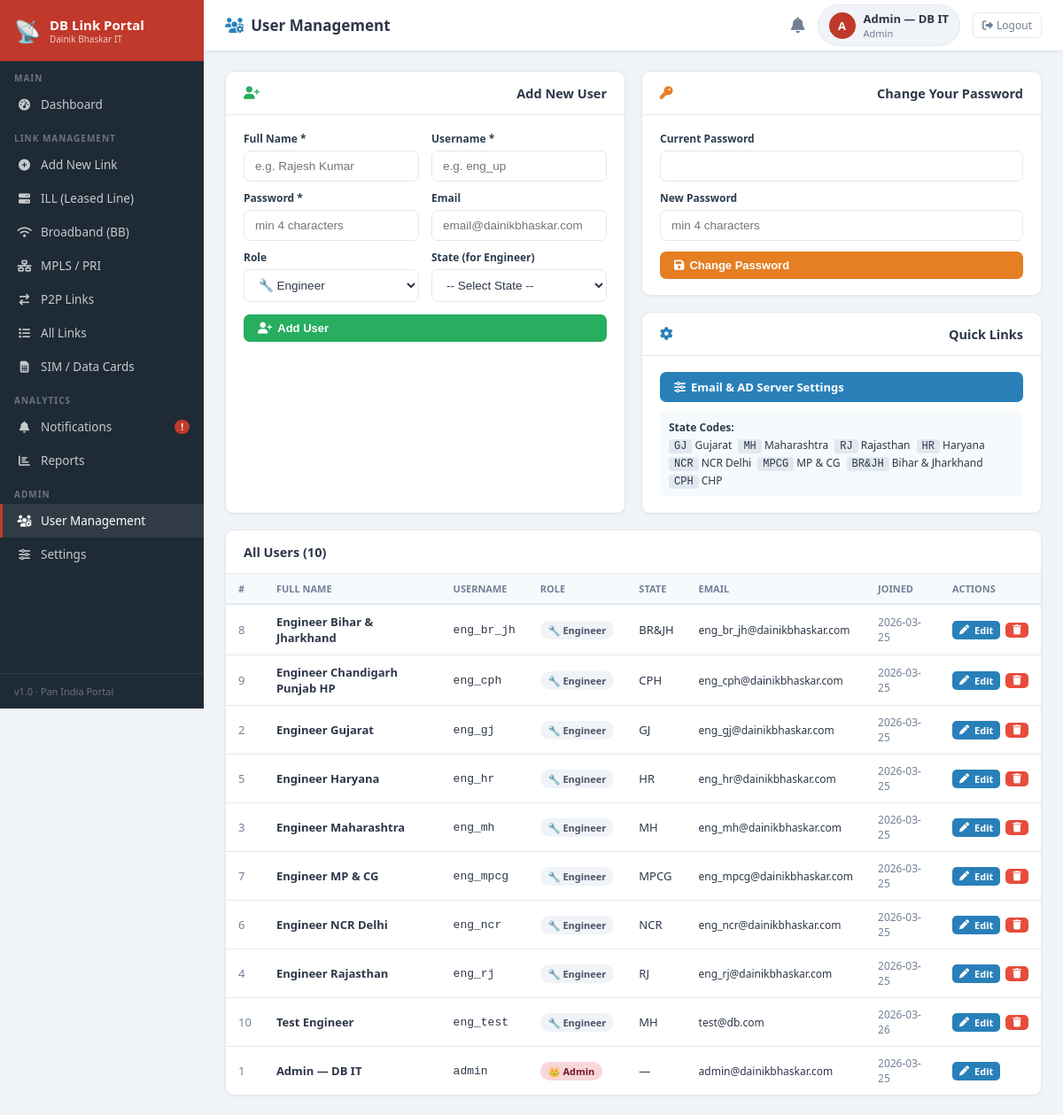
The app's page /users (signed in) with its own data.
### tables this page shows
CREATE TABLE users (
    id INTEGER PRIMARY KEY AUTOINCREMENT,
    username TEXT UNIQUE NOT NULL,
    password_hash TEXT NOT NULL,
    role TEXT NOT NULL DEFAULT 'engineer',
    state TEXT DEFAULT '',
    full_name TEXT DEFAULT '',
    email TEXT DEFAULT '',
    created_at TEXT DEFAULT (datetime('now','localtime'))
);

### app.py (the view)
@app.route('/users')
@admin_required
def users():
    db = get_db()
    users = db.execute('SELECT * FROM users ORDER BY role DESC, username').fetchall()
    db.close()
    return render_template('users.html', users=users)

### app.py (called while the page is built)
def get_db():
    conn = sqlite3.connect(DB_PATH)
    conn.row_factory = sqlite3.Row
    return conn

def admin_required(f):
    @functools.wraps(f)
    def w(*a,**k):
        if 'user_id' not in session: return redirect(url_for('login'))
        if session.get('role') != 'admin':
            flash('Admin permission required','error')
            return redirect(url_for('dashboard'))
        return f(*a,**k)
    return w

### templates/users.html (shortened to what this page needs)
{% extends 'base.html' %}
{% block page_title %}<i class="fas fa-users-gear" style="color:var(--blue);margin-right:8px"></i>User Management{% endblock %}
{% block content %}
<div class="g2 mb">
  <div class="card">
    <div class="card-header"><i class="fas fa-user-plus" style="color:var(--green);margin-right:7px"></i>Add New User</div>
    <div class="card-body">
      <form method="POST" action="/users/add">
        <div class="form-row form-row-2" style="margin-bottom:10px">
          <div class="form-group"><label class="form-label">Full Name *</label>
            <input type="text" name="full_name" class="form-control" required placeholder="e.g. Rajesh Kumar"></div>
          <div class="form-group"><label class="form-label">Username *</label>
            <input type="text" name="username" class="form-control" required placeholder="e.g. eng_up"></div>
        </div>
        <div class="form-row form-row-2" style="margin-bottom:10px">
          <div class="form-group"><label class="form-label">Password *</label>
            <input type="password" name="password" class="form-control" required placeholder="min 4 characters"></div>
          <div class="form-group"><label class="form-label">Email</label>
            <input type="email" name="email" class="form-control" placeholder="email@dainikbhaskar.com"></div>
        </div>
        <div class="form-row form-row-2" style="margin-bottom:14px">
          <div class="form-group"><label class="form-label">Role</label>
            <select name="role" class="form-control"><option value="engineer">🔧 Engineer</option><option value="admin">👑 Admin</option></select></div>
          <div class="form-group"><label class="form-label">State (for Engineer)</label>
            <select name="state" class="form-control">
              <option value="">-- Select State --</option>
            </select></div>
        </div>
        <button type="submit" class="btn btn-green" style="width:100%"><i class="fas fa-user-plus"></i> Add User</button>
      </form>
    </div>
  </div>
  <div>
    <div class="card mb">
      <div class="card-header"><i class="fas fa-key" style="color:var(--orange);margin-right:7px"></i>Change Your Password</div>
      <div class="card-body">
        <form method="POST" action="/users/change-password">
          <div class="form-group" style="margin-bottom:10px"><label class="form-label">Current Password</label>
            <input type="password" name="old_password" class="form-control" required></div>
          <div class="form-group" style="margin-bottom:12px"><label class="form-label">New Password</label>
            <input type="password" name="new_password" class="form-control" required placeholder="min 4 characters"></div>
          <button type="submit" class="btn btn-orange" style="width:100%"><i class="fas fa-floppy-disk"></i> Change Password</button>
        </form>
      </div>
    </div>
    <div class="card">
      <div class="card-header"><i class="fas fa-cog" style="color:var(--blue);margin-right:7px"></i>Quick Links</div>
      <div class="card-body" style="display:flex;flex-direction:column;gap:10px">
        <a href="/settings" class="btn btn-blue"><i class="fas fa-sliders"></i> Email & AD Server Settings</a>
        <div style="padding:10px;background:#f7fafc;border-radius:8px;font-size:12px">
          <b style="color:var(--dark2)">State Codes:</b><br>
          {% for code,name in [('GJ','Gujarat'),('MH','Maharashtra'),('RJ','Rajasthan'),('HR','Haryana'),('NCR','NCR Delhi'),('MPCG','MP & CG'),('BR&JH','Bihar & Jharkhand'),('CPH','CHP')] %}
          <span style="display:inline-block;margin:3px 4px 0 0"><code style="background:#e2e8f0;padding:1px 6px;border-radius:3px">{{ code }}</code> {{ name }}</span>
          {% endfor %}
        </div>
      </div>
    </div>
  </div>
</div>
<div class="card">
  <div class="card-header"><span>All Users ({{ users|length }})</span></div>
  <div class="tbl-wrap">
    <table class="tbl">
      <thead><tr><th>#</th><th>Full Name</th><th>Username</th><th>Role</th><th>State</th><th>Email</th><th>Joined</th><th>Actions</th></tr></thead>
      <tbody>
      {% for u in users %}
      <tr>
        <td style="color:var(--muted)">{{ u['id'] }}</td>
        <td><b>{{ u['full_name'] or '—' }}</b></td>
        <td style="font-family:monospace;font-size:13px">{{ u['username'] }}</td>
        <td><span class="badge {{ 'b-red' if u['role']=='admin' else 'b-gray' }}">{{ '👑 Admin' if u['role']=='admin' else '🔧 Engineer' }}</span></td>
        <td>{{ u['state'] or '—' }}</td>
        <td style="font-size:12px">{{ u['email'] or '—' }}</td>
        <td style="font-size:12px;color:var(--muted)">{{ (u['created_at'] or '')[:10] }}</td>
        <td>
          <div style="display:flex;gap:6px">
            <a href="/users/edit/{{ u['id'] }}" class="btn btn-blue btn-xs"><i class="fas fa-pen"></i> Edit</a>
            {% if u['username'] != 'admin' and u['id'] != session.get('user_id') %}
            <form method="POST" action="/users/delete/{{ u['id'] }}" style="display:inline"
                  onsubmit="return confirm('Delete {{ u['username'] }}?')">
              <button class="btn btn-danger btn-xs"><i class="fas fa-trash"></i></button>
            </form>
            {% endif %}
          </div>
        </td>
      </tr>
      {% endfor %}
      </tbody>
    </table>
  </div>
</div>
{% endblock %}

### templates/base.html (shortened to what this page needs)
<!DOCTYPE html>
<html lang="hi">
<head>
<link rel="stylesheet" href="https://cdnjs.cloudflare.com/ajax/libs/font-awesome/6.5.0/css/all.min.css">
</head>
<body>
<nav class="sidebar">
  <div class="sb-brand">
    <div class="icon">📡</div>
    <div><div class="title">DB Link Portal</div><div class="sub">Dainik Bhaskar IT</div></div>
  </div>
  <div class="sb-section">Main</div>
  <a class="sb-link {% if request.endpoint=='dashboard' %}active{% endif %}" href="/dashboard">
    <i class="fas fa-gauge-high"></i><span>Dashboard</span></a>
  <div class="sb-section">Link Management</div>
  <a class="sb-link {% if request.endpoint=='add_link' %}active{% endif %}" href="/links/add">
    <i class="fas fa-plus-circle"></i><span>Add New Link</span></a>
  <a class="sb-link {% if request.endpoint=='links' and request.args.get('category')=='ILL' %}active{% endif %}" href="/links?category=ILL">
    <i class="fas fa-server"></i><span>ILL (Leased Line)</span></a>
  <a class="sb-link {% if request.endpoint=='links' and request.args.get('category')=='BB' %}active{% endif %}" href="/links?category=BB">
    <i class="fas fa-wifi"></i><span>Broadband (BB)</span></a>
  <a class="sb-link {% if request.endpoint=='links' and request.args.get('category')=='MPLS/PRI' %}active{% endif %}" href="/links?category=MPLS%2FPRI">
    <i class="fas fa-network-wired"></i><span>MPLS / PRI</span></a>
  <a class="sb-link {% if request.endpoint=='links' and request.args.get('category')=='P2P' %}active{% endif %}" href="/links?category=P2P">
    <i class="fas fa-arrow-right-arrow-left"></i><span>P2P Links</span></a>
  <a class="sb-link {% if request.endpoint=='links' and not request.args.get('category') %}active{% endif %}" href="/links">
    <i class="fas fa-list"></i><span>All Links</span></a>
  <a class="sb-link {% if request.endpoint=='sim_cards' %}active{% endif %}" href="/sim-cards">
    <i class="fas fa-sim-card"></i><span>SIM / Data Cards</span></a>
  <div class="sb-section">Analytics</div>
  <a class="sb-link {% if request.endpoint=='notifications' %}active{% endif %}" href="/notifications">
    <i class="fas fa-bell"></i><span>Notifications</span>
    <span class="sb-badge" id="nb-count">!</span></a>
  <a class="sb-link {% if request.endpoint=='reports' %}active{% endif %}" href="/reports">
    <i class="fas fa-chart-bar"></i><span>Reports</span></a>
  {% if session.get('role')=='admin' %}
  <div class="sb-section">Admin</div>
  <a class="sb-link {% if request.endpoint=='users' %}active{% endif %}" href="/users">
    <i class="fas fa-users-gear"></i><span>User Management</span></a>
  <a class="sb-link {% if request.endpoint=='settings' %}active{% endif %}" href="/settings">
    <i class="fas fa-sliders"></i><span>Settings</span></a>
  {% endif %}
  <div style="flex:1"></div>
  <div class="sb-footer">v1.0 · Pan India Portal</div>
</nav>
<div class="main">
  <div class="topbar">
    <div class="topbar-title">{% block page_title %}{% endblock %}</div>
    <div class="topbar-right">
      <a class="notif-wrap" href="/notifications">
        <i class="fas fa-bell"></i>
      </a>
      <div class="user-chip">
        <div class="avatar">{{ (session.get('full_name') or session.get('username','U'))[0].upper() }}</div>
        <div>
          <div class="name">{{ session.get('full_name') or session.get('username') }}</div>
          <div class="role">{{ session.get('role','').title() }}{% if session.get('state') %} · {{ session.get('state') }}{% endif %}</div>
        </div>
      </div>
      <a class="btn-logout" href="/logout"><i class="fas fa-right-from-bracket"></i> Logout</a>
    </div>
  </div>
  <div class="content">
    {% block content %}{% endblock %}
  </div>
</div>
</body>
</html>

### records on screen
users: get "Admin — DB IT", id "1", full_name "Admin — DB IT", username "admin", role "👑 Admin", state "—", email "admin@dainikbhaskar.com", created_at "2026-03-25"
users: id "8", full_name "Engineer Bihar & Jharkhand", username "eng_br_jh", role "🔧 Engineer", state "BR&JH", email "eng_br_jh@dainikbhaskar.com", created_at "2026-03-25"
users: id "9", full_name "Engineer Chandigarh Punjab HP", username "eng_cph", role "🔧 Engineer", state "CPH", email "eng_cph@dainikbhaskar.com", created_at "2026-03-25"
users: id "2", full_name "Engineer Gujarat", username "eng_gj", role "🔧 Engineer", state "GJ", email "eng_gj@dainikbhaskar.com", created_at "2026-03-25"
users: id "5", full_name "Engineer Haryana", username "eng_hr", role "🔧 Engineer", state "HR", email "eng_hr@dainikbhaskar.com", created_at "2026-03-25"
users: id "3", full_name "Engineer Maharashtra", username "eng_mh", role "🔧 Engineer", state "MH", email "eng_mh@dainikbhaskar.com", created_at "2026-03-25"
users: id "7", full_name "Engineer MP & CG", username "eng_mpcg", role "🔧 Engineer", state "MPCG", email "eng_mpcg@dainikbhaskar.com", created_at "2026-03-25"
users: id "6", full_name "Engineer NCR Delhi", username "eng_ncr", role "🔧 Engineer", state "NCR", email "eng_ncr@dainikbhaskar.com", created_at "2026-03-25"
users: id "4", full_name "Engineer Rajasthan", username "eng_rj", role "🔧 Engineer", state "RJ", email "eng_rj@dainikbhaskar.com", created_at "2026-03-25"
users: id "10", full_name "Test Engineer", username "eng_test", role "🔧 Engineer", state "MH", email "test@db.com", created_at "2026-03-26"

### other values on screen
{{ (session.get('full_name') or session.get('username','U'))[0].upper() }} "A"
{{ session.get('role','').title() }} "Admin"
{{ code }} "GJ" "MH" "RJ" "HR" "NCR" "MPCG" "BR&JH" "CPH"
{{ name }} "Gujarat" "Maharashtra" "Rajasthan" "Haryana" "NCR Delhi" "MP & CG" "Bihar & Jharkhand" "CHP"
{{ users|length }} "10"
